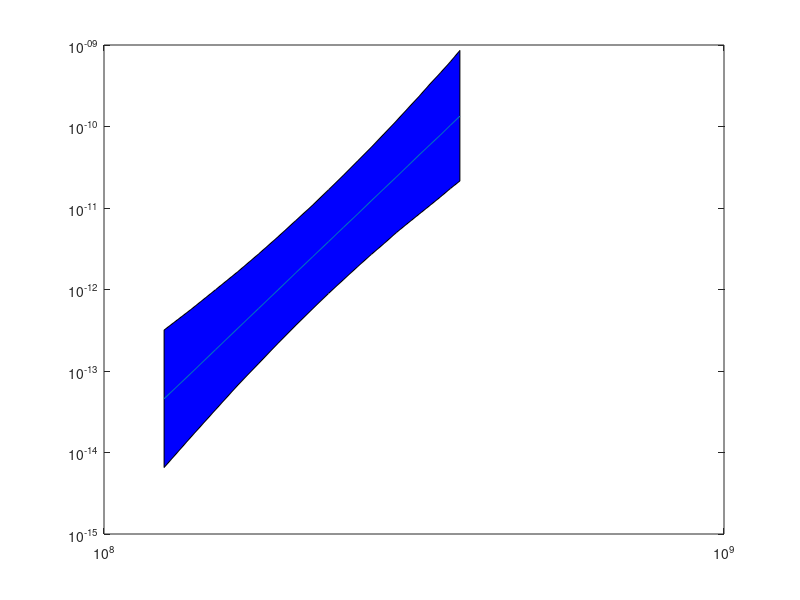

Recreate this plot in MATLAB.
clear all; clc;

data = csvread("nsr_vs_stress.csv", 1, 1);

thickness = data(:, 1);
nsl = data(:, 2); % 5% quantile
nsh = data(:, 3); % 95% quantile
median = data(:, 4);

fill([thickness; flipud(thickness)], [nsl; flipud(nsh)], 'b');
set(gca, 'YScale', 'log')
set(gca, 'XScale', 'log')
hold on;
plot(thickness, median);
hold off;

